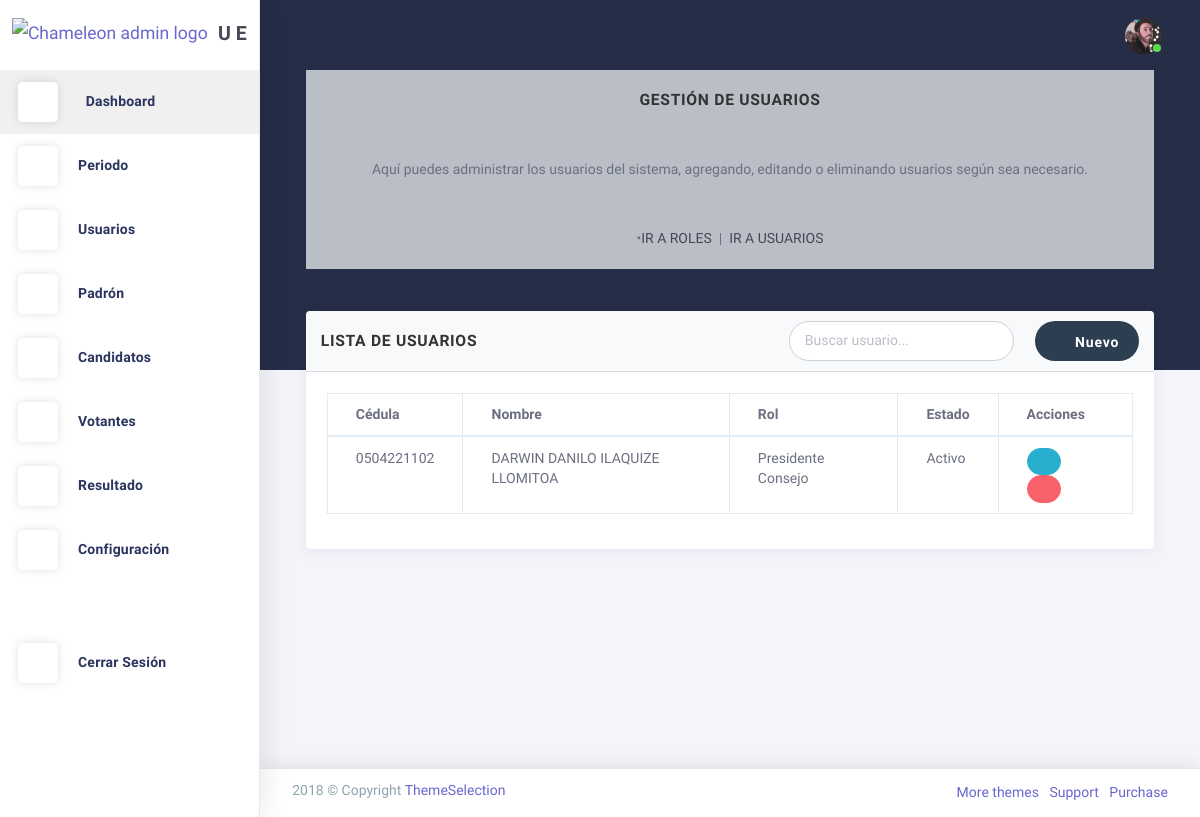
The page /usuarios/agregarUsuario/ on the database as committed earlier.
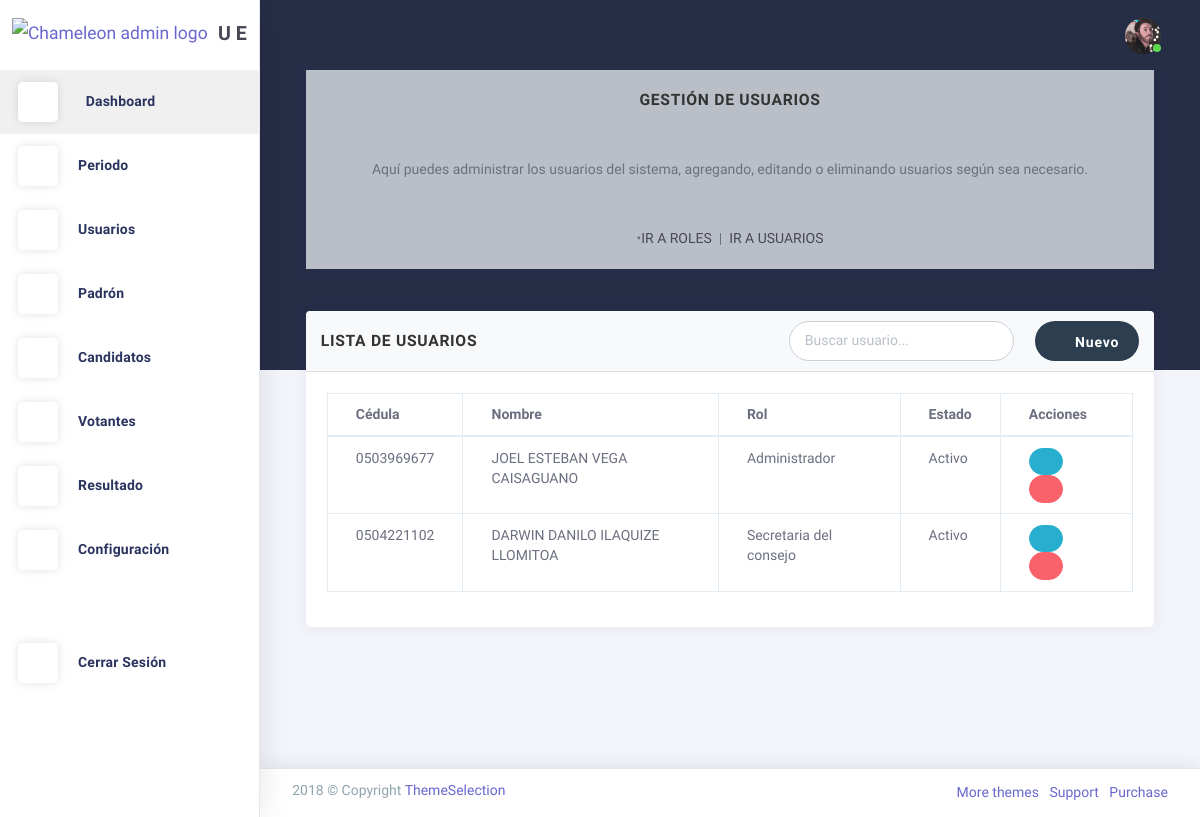
The same page on the database as committed later.
### Aplicaciones/usuarios/models.py (models this page shows, shortened)
class Usuarios(AbstractUser):
    username = models.CharField('Cédula', max_length=10, unique=True)  # se usa como login
    nombre = models.CharField(max_length=100)
    apellido = models.CharField(max_length=100, blank=True, null=True)
    email = models.EmailField(unique=True)
    id_rol = models.ForeignKey(Roles, on_delete=models.PROTECT)
    activo = models.BooleanField(default=True)
    imagen = models.ImageField(upload_to='perfil/', blank=True, null=True)
    periodo = models.ForeignKey(Periodo, on_delete=models.SET_NULL, null=True, blank=True)
    USERNAME_FIELD = 'username'  # la cédula será usada para login
    REQUIRED_FIELDS = ['email', 'nombre', 'apellido']
    class Meta:
        verbose_name = 'Usuario'
        verbose_name_plural = 'Usuarios'
        db_table = 'usuarios'

class Roles(models.Model):
    nombre_rol = models.CharField(max_length=50, unique=True)
    descripcion = models.TextField(blank=True, null=True)

### Aplicaciones/usuarios/views.py (the view)
# urls.py: path('usuarios/agregarUsuario/', views.agregarUsuario, name='agregarUsuario'),
def agregarUsuario(request):
    roles = Roles.objects.all()
    usuarios = Usuarios.objects.all()  # Obtener todos los usuarios para la tabla
    return render(request, 'usuarios/agregarUsuario.html', {'roles': roles, 'usuarios': usuarios})

### Aplicaciones/usuarios/templates/usuarios/agregarUsuario.html (shortened to what this page needs)
{% extends 'plantilla.html' %}
{% block contenido %}
<div class="card mb-3">
  <div class="card-body bg-light text-center">
    <h5 class="card-title mb-4"><strong>Gestión de Usuarios</strong></h5>
    <p class="card-text mb-4">
      Aquí puedes administrar los usuarios del sistema, agregando, editando o eliminando usuarios según sea necesario.
  </p>
    <nav class="d-flex justify-content-center gap-3">
      <span class="text-muted">•</span>
      <a href="{% url 'agregarrol' %}" class="text-decoration-none text-dark {% if request.path == '/agregarrol/' %} text-decoration-underline {% endif %}">IR A ROLES</a>
      <span>&nbsp;&nbsp;</span>
      <span class="text-muted">|</span>
      <span>&nbsp;&nbsp;</span>
      <a href="{% url 'agregarUsuario' %}" class="text-decoration-none text-dark {% if request.path == '/agregarUsuario/' %} text-decoration-underline {% endif %}">IR A USUARIOS</a>
    </nav>
  </div>
</div>
<section id="listar-usuarios" class="row match-height">
  <div class="col-sm-12">
    <div class="card">
      <div class="card-header d-flex flex-column flex-md-row justify-content-between align-items-md-center">
        <h4 class="card-title mb-2 mb-md-0">Lista de Usuarios</h4>
        <div class="d-flex flex-column flex-md-row align-items-stretch justify-content-md-end">
            <input type="text" class="form-control mb-2 mb-md-0 mr-md-2" placeholder="Buscar usuario...">
            <button type="button" class="btn btn-primary" data-toggle="modal" data-target="#modalAgregarUsuario">
                <i class="la la-plus"></i> Nuevo
            </button>
        </div>
    </div>
      <div class="card-content">
        <div class="card-body">
          <div class="table-responsive">
            <table class="table table-bordered">
              <thead>
                <tr>
                  <th>Cédula</th>
                  <th>Nombre</th>
                  <th>Rol</th>
                  <th>Estado</th>
                  <th>Acciones</th>
                </tr>
              </thead>
              <tbody>
                {% for usuario in usuarios %}
                  <tr>
                    <td>{{ usuario.username }}</td>
                    <td>{{ usuario.nombre }} {{ usuario.apellido }}</td>
                    <td>{{ usuario.id_rol.nombre_rol }}</td>
                    <td>
                      {% if usuario.activo %} Activo {% else %} Desactivado {% endif %}
                    </td>
                    <td class="action-buttons">
                      <button type="button" class="btn btn-info btn-sm" data-toggle="modal" data-target="#editarUsuarioModal{{ usuario.id }}">
                        <i class="la la-edit"></i>
                      </button>
                      <button type="button" class="btn btn-danger btn-sm" data-toggle="modal" data-target="#eliminarUsuarioModal{{ usuario.id }}">
                        <i class="la la-trash"></i>
                      </button>
                    </td>
                  </tr>
                {% empty %}
                  <tr>
                    <td colspan="6" class="text-center">No hay usuarios registrados.</td>
                  </tr>
                {% endfor %}
              </tbody>
            </table>
          </div>
        </div>
      </div>
    </div>
  </div>
</section>
{% endblock %}

### Aplicaciones/administracion/templates/plantilla.html (shortened to what this page needs)
{% load static %}
<!DOCTYPE html>
<html class="loading" lang="en" data-textdirection="ltr">
  <head>
    <link href="https://maxcdn.icons8.com/fonts/line-awesome/1.1/css/line-awesome.min.css" rel="stylesheet">
    <link rel="stylesheet" type="text/css" href="{% static 'plantillas/theme-assets/css/vendors.css' %}">
    <link rel="stylesheet" type="text/css" href="{% static 'plantillas/theme-assets/vendors/css/charts/chartist.css' %}">
    <link rel="stylesheet" type="text/css" href="{% static 'plantillas/theme-assets/css/app-lite.css' %}">
    <link rel="stylesheet" type="text/css" href="{% static 'plantillas/theme-assets/css/core/menu/menu-types/vertical-menu.css' %}">
    <link rel="stylesheet" type="text/css" href="{% static 'plantillas/theme-assets/css/core/colors/palette-gradient.css' %}">
    <link rel="stylesheet" type="text/css" href="{% static 'plantillas/theme-assets/css/pages/dashboard-ecommerce.css' %}">
    <link rel="stylesheet" href="{% static 'css/style.css' %}">
  </head>
  <body class="vertical-layout vertical-menu 2-columns menu-expanded fixed-navbar" data-open="click" data-menu="vertical-menu" data-color="bg-chartbg" data-col="2-columns">
    <nav class="header-navbar navbar-expand-md navbar navbar-with-menu navbar-without-dd-arrow fixed-top navbar-semi-light">
      <div class="navbar-wrapper">
        <div class="navbar-container content">
          <div class="collapse navbar-collapse show" id="navbar-mobile">
            <ul class="nav navbar-nav mr-auto float-left">
              <li class="nav-item d-none d-md-block"><a class="nav-link nav-link-expand" href="#"><i class="ficon ft-maximize"></i></a></li>
              <li class="nav-item dropdown navbar-search"><a class="nav-link dropdown-toggle hide" data-toggle="dropdown" href="#"><i class="ficon ft-search"></i></a>
              </li>
            </ul>
            <ul class="nav navbar-nav float-right">
              <li class="dropdown dropdown-language nav-item"><a class="dropdown-toggle nav-link" id="dropdown-flag" href="#" data-toggle="dropdown" aria-haspopup="true" aria-expanded="false"><i class="flag-icon flag-icon-us"></i></a>
              </li>
            </ul>
            <ul class="nav navbar-nav float-right">
              <li class="dropdown dropdown-notification nav-item"><a class="nav-link nav-link-label" href="#" data-toggle="dropdown"><i class="ficon ft-mail">             </i></a>
              </li>
              <li class="dropdown dropdown-user nav-item"><a class="dropdown-toggle nav-link dropdown-user-link" href="#" data-toggle="dropdown">             <span class="avatar avatar-online"><img src="theme-assets/images/portrait/small/avatar-s-19.png" alt="avatar"><i></i></span></a>
              </li>
            </ul>
          </div>
        </div>
      </div>
    </nav>
    <div class="main-menu menu-fixed menu-light menu-accordion menu-shadow" data-scroll-to-active="true" data-img="{% static 'images/logo1.png' %}">
      <div class="navbar-header">
        <ul class="nav navbar-nav flex-row">
          <li class="nav-item mr-auto"><a class="navbar-brand" href="index.html"><img class="brand-logo" alt="Chameleon admin logo" src="{% static 'images/logo1.png' %}"/>
              <h3 class="brand-text">U E R</h3></a></li>
        </ul>
      </div>
      <div class="main-menu-content">
        <ul class="navigation navigation-main" id="main-menu-navigation" data-menu="menu-navigation">
            <li class="active">
                <a href="{% url 'dashboard' %}"><i class="ft-home"></i>
                    <span class="menu-title" data-i18n="">Dashboard</span>
                </a>
            </li>
            <li class="nav-item">
              <a href="#"><i class="ft-bar-chart-2"></i><span class="menu-title" data-i18n="">Periodo</span></a>
            </li>
            <li class="nav-item">
              <a href="#"><i class="ft-users"></i><span class="menu-title" data-i18n="">Usuarios</span></a>
            </li>
            <li class="nav-item">
                <a href="#"><i class="ft-list"></i><span class="menu-title" data-i18n="">Padrón</span></a>
            </li>
            <li class="nav-item">
                <a href="#"><i class="ft-plus-circle"></i><span class="menu-title" data-i18n="">Candidatos</span></a>
            </li>
            <li class="nav-item">
                <a href="#"><i class="ft-check-circle"></i><span class="menu-title" data-i18n="">Votantes</span></a>
            </li>
            <li class="nav-item">
                <a href="#"><i class="ft-bar-chart-2"></i><span class="menu-title" data-i18n="">Resultado</span></a>
            </li>
            <li class="nav-item">
                  <a href="tables.html"><i class="ft-settings"></i><span class="menu-title" data-i18n="">Configuración</span></a>
            </li>
<li class="nav-item mt-4">
  <a href="">
      <i class="ft-power"></i><span class="menu-title">Cerrar Sesión</span>
  </a>
</li>
        </ul>
    </div>
      <div class="navigation-background"></div>
    </div>
    <div class="app-content content">
      <div class="content-wrapper">
        <div class="content-body">
          <div class="container">
            {% block contenido %}{% endblock %}
          </div>
        </div>
      </div>
    </div>
    <footer class="footer footer-static footer-light navbar-border navbar-shadow">
      <div class="clearfix blue-grey lighten-2 text-sm-center mb-0 px-2">
        <span class="float-md-left d-block d-md-inline-block">2018  © Copyright <a class="text-bold-800 grey darken-2" href="https://themeselection.com" target="_blank">ThemeSelection</a></span>
        <ul class="list-inline float-md-right d-block d-md-inline-blockd-none d-lg-block mb-0">
          <li class="list-inline-item"><a class="my-1" href="https://themeselection.com/" target="_blank"> More themes</a></li>
          <li class="list-inline-item"><a class="my-1" href="https://themeselection.com/support" target="_blank"> Support</a></li>
          <li class="list-inline-item"><a class="my-1" href="https://themeselection.com/products/chameleon-admin-modern-bootstrap-webapp-dashboard-html-template-ui-kit/" target="_blank"> Purchase</a></li>
        </ul>
      </div>
    </footer>
  </body>
</html>

### sistema_voto_ue_riobamba/static/plantillas/theme-assets/css/core/menu/menu-types/vertical-menu.css (style rules this page uses)
body.vertical-layout.vertical-menu.menu-expanded .navbar-header { z-index: 999; float: left; width: 260px; }
body.vertical-layout.vertical-menu.menu-expanded .navbar .navbar-container { margin-left: 260px; }
body.vertical-layout.vertical-menu.menu-expanded .main-menu { width: 260px; -webkit-transition: 300ms ease all; -moz-transition: 300ms ease all; -o-transition: 300ms ease all; transition: 300ms ease all; -webkit-backface-visibility: hidden; -moz-backface-visibility: hidden; backface-visibility: hidden; }
body.vertical-layout.vertical-menu.menu-expanded .main-menu .navigation > li > a > i:before { font-size: 1.5rem; }
body.vertical-layout.vertical-menu.menu-expanded .main-menu .navigation > li > a > span { -webkit-transition: -webkit-transform .3s ease; -moz-transition: transform .3s ease, -moz-transform .3s ease; -o-transition: -o-transform .3s ease; transition: -webkit-transform .3s ease; transition: transform .3s ease; transition: transform .3s ease, -webkit-transform .3s ease, -moz-transform .3s ease, -o-transform .3s ease; }
body.vertical-layout.vertical-menu.menu-expanded .main-menu.menu-light .navigation > li > a > i { line-height: 40px; display: inline-block; width: 40px; height: 40px; margin-right: 20px; text-align: center; vertical-align: middle; border-radius: 12%; background: #fff; -webkit-box-shadow: 0 0 10px rgba(0, 0, 0, .12); box-shadow: 0 0 10px rgba(0, 0, 0, .12); }
body.vertical-layout.vertical-menu.menu-expanded .content, body.vertical-layout.vertical-menu.menu-expanded .footer { margin-left: 260px; }

### sistema_voto_ue_riobamba/static/plantillas/theme-assets/css/pages/dashboard-ecommerce.css (style rules this page uses)
.content .content-wrapper { padding-top: 0 !important; }

### sistema_voto_ue_riobamba/static/css/style.css (style rules this page uses)
.card-title { font-weight: bold; font-size: 1.2rem; text-transform: uppercase; color: #333; }
.card-header { background-color: #f8f9fa; border-bottom: 1px solid #ddd; padding: 10px 15px; }
.action-buttons .btn { margin-right: 5px; font-size: 0.8rem; padding: 3px 8px; }
.form-control { border-radius: 20px; border: 1.5px solid #ccd1d9; padding: 10px 15px; font-size: 14px; transition: all 0.3s; }
.btn { border-radius: 20px; padding: 8px 20px; font-size: 14px; font-weight: 600; }
.btn-primary { background-color: #2c3e50; border: none; }

Rows that differ between the two databases and show on the page:
removed Usuarios: username "0504221102", nombre "DARWIN DANILO", apellido "ILAQUIZE LLOMITOA", id_rol.nombre_rol "Presidente Consejo", activo "Activo"
added Usuarios: username "0503969677", nombre "JOEL ESTEBAN", apellido "VEGA CAISAGUANO", id_rol.nombre_rol "Administrador", activo "Activo"
added Usuarios: username "0504221102", nombre "DARWIN DANILO", apellido "ILAQUIZE LLOMITOA", id_rol.nombre_rol "Secretaria del consejo", activo "Activo"
